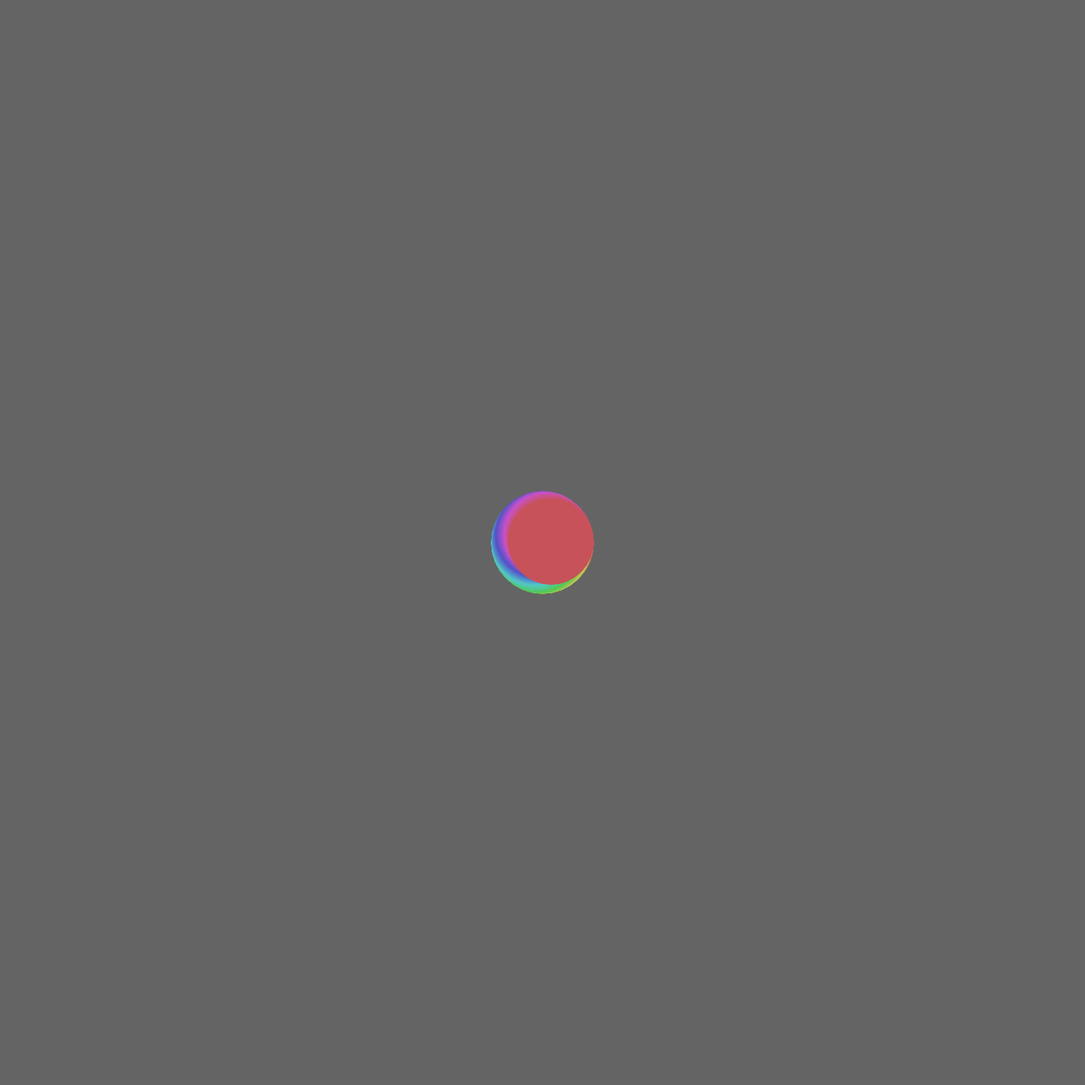
Frame 1 (no input)
Frame 60 (no input): identical to frame 1, image omitted
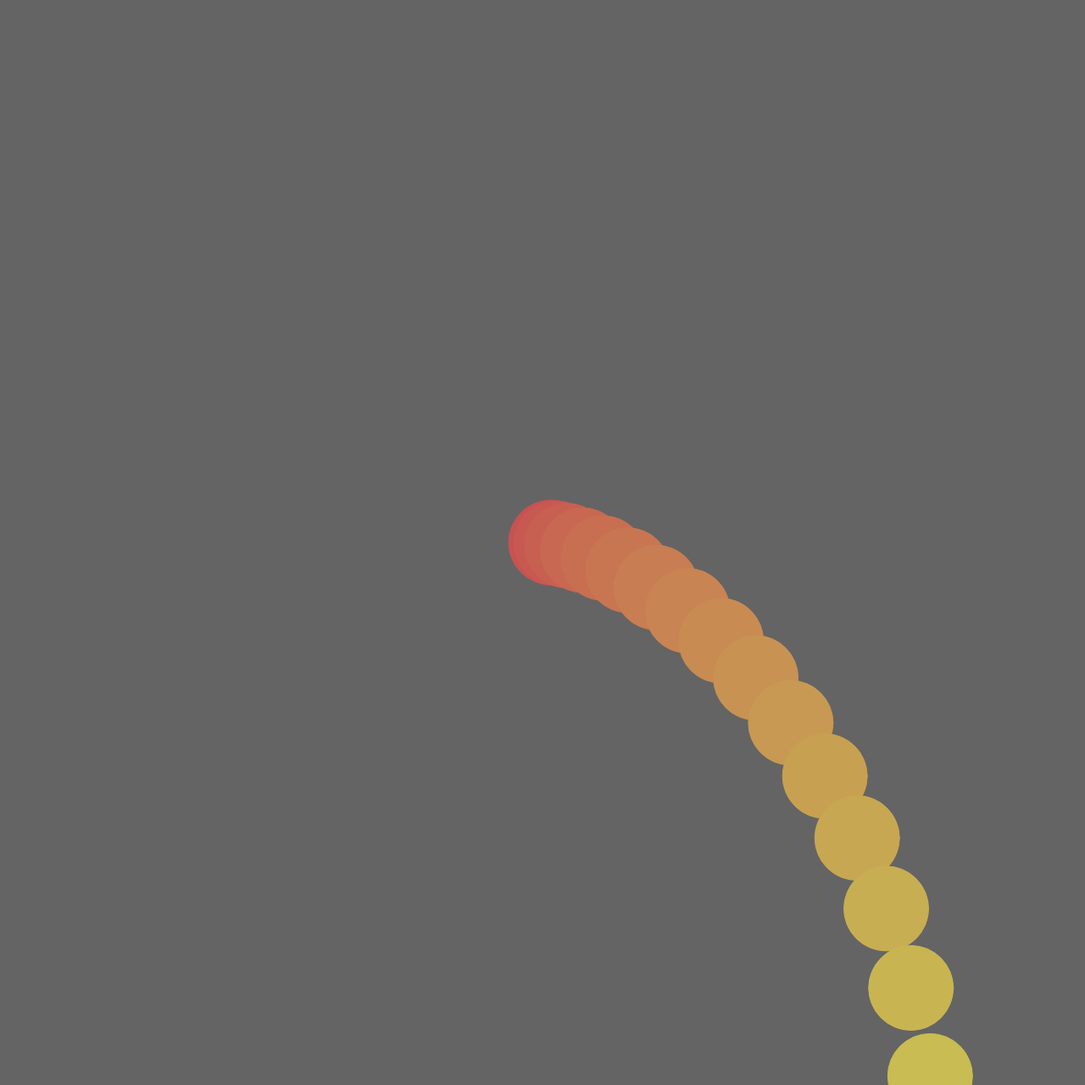
Frame 120 (the mouse pressed at the canvas centre since frame 60)

The p5.js sketch that drew these frames (run headless with seeded random() and noise() and a simulated clock; from frame 60 on, the mouse is pressed at the canvas centre):

// p5.js sketch
// ── sketch.js

var angle = 0;
var circleX = 0;
var circleY = 0;
var length = 10;
var index = 0;
var circleSize = 100;
function setup () {
	createCanvas(1280, 1280);	
	colorMode(HSB, 255)

}

function draw () {
	background(100);
	var numberOfCircles = 100;
	var twoPI = Math.PI * 2;
	length = 10;
	for( var index = 0; index < numberOfCircles; index = index + 1){
		length = length + (index * mouseY * 0.01);
		var segAngle = index/numberOfCircles;
		var angle = segAngle * (twoPI * mouseY * 0.1)
		stroke(segAngle *255, 150, 200)
		fill(segAngle *255, 150, 200);
		circleX = Math.cos(segAngle * twoPI) * length + width/2;
		circleY = Math.sin(segAngle * twoPI) * length + height/2;

		ellipse (circleX, circleY, circleSize, circleSize);
	}
	
}
